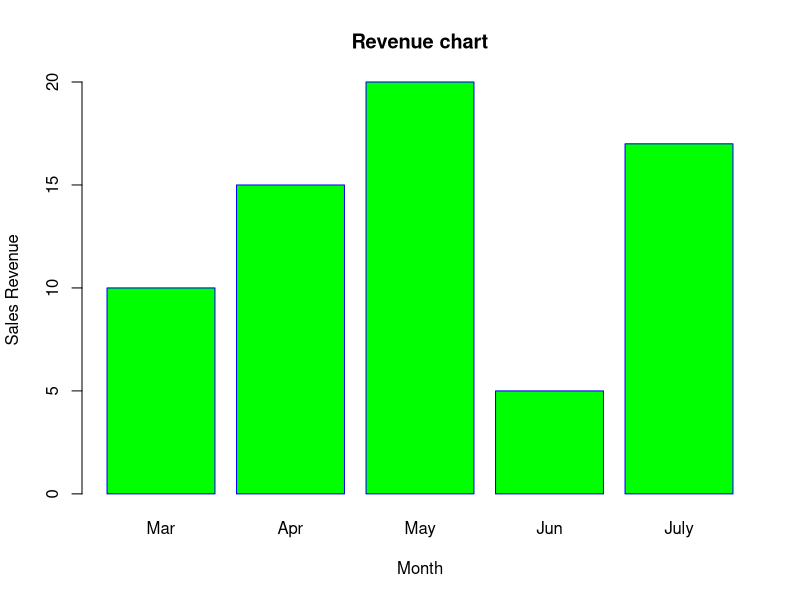
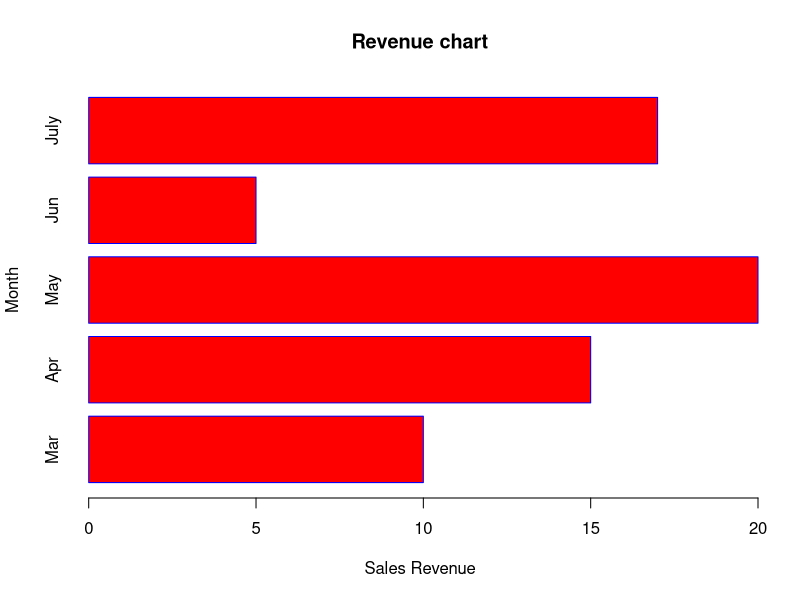
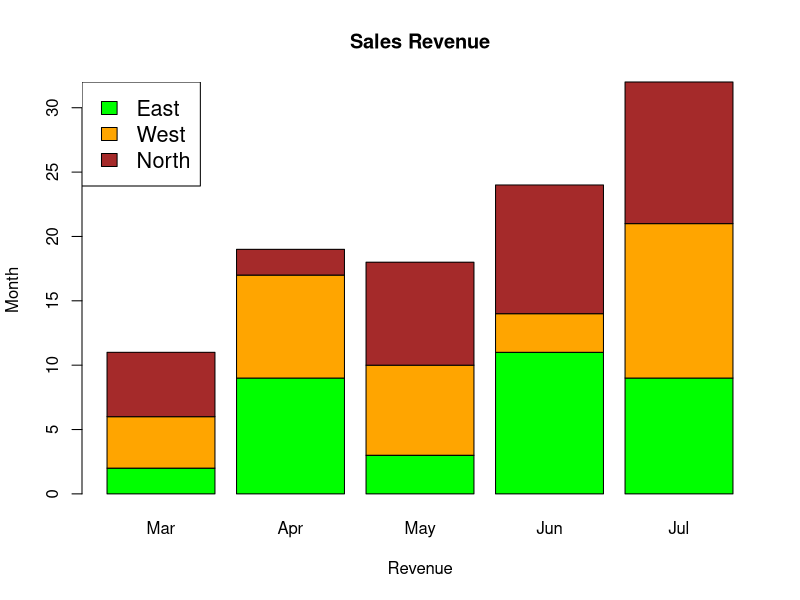
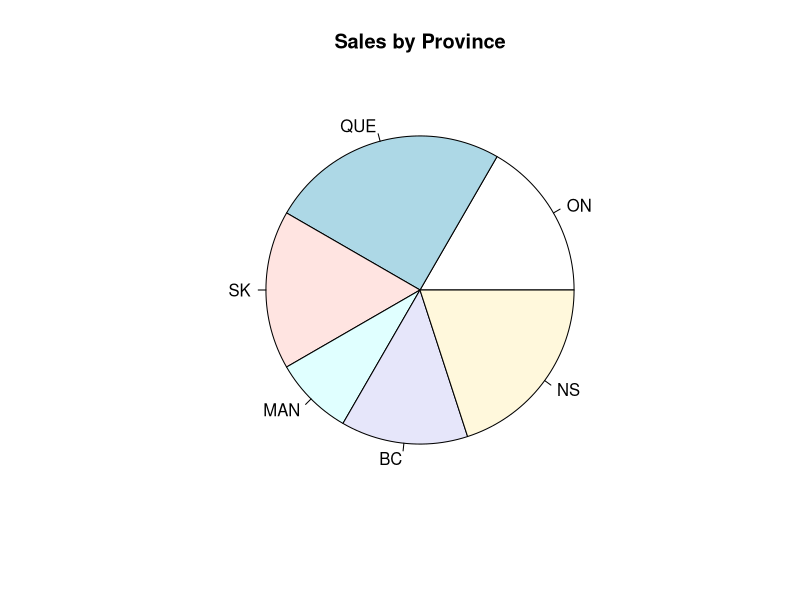
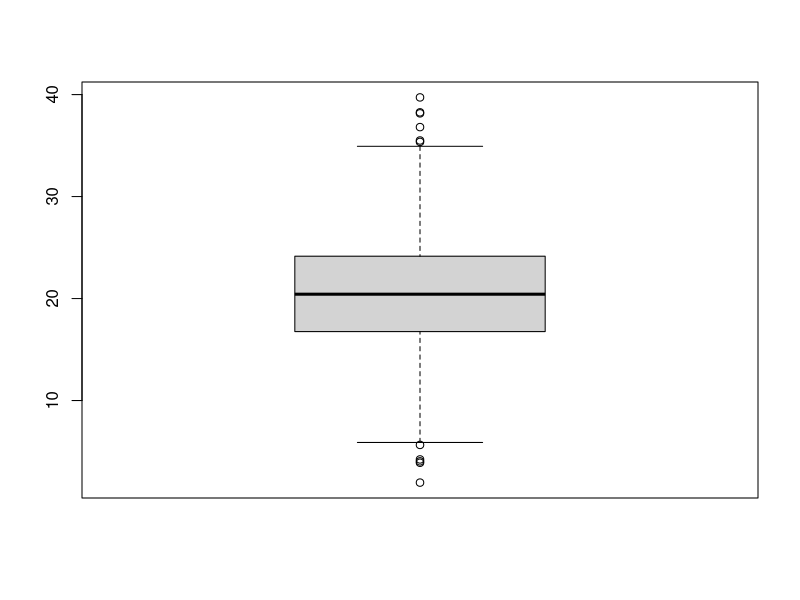
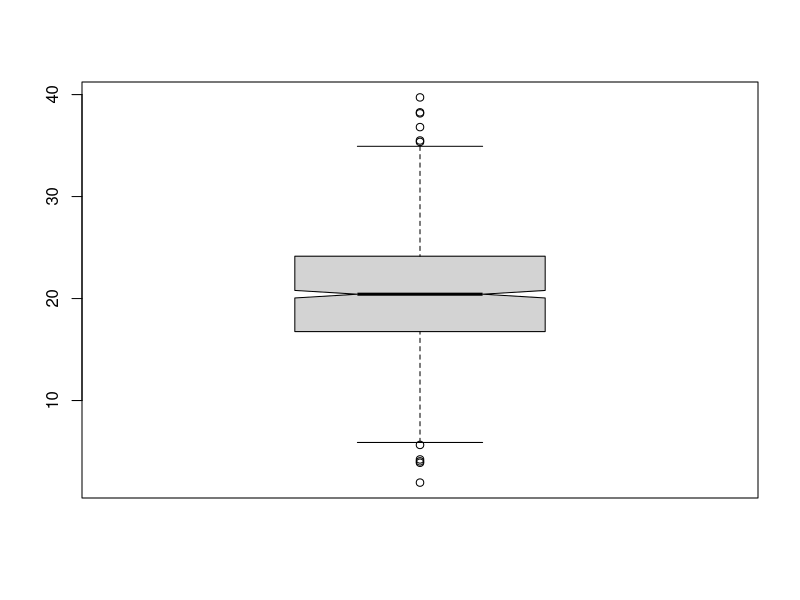
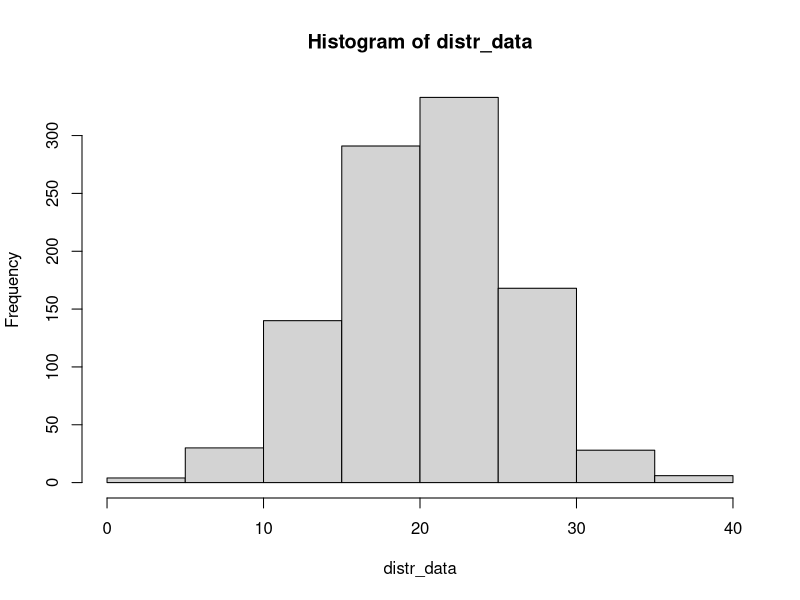
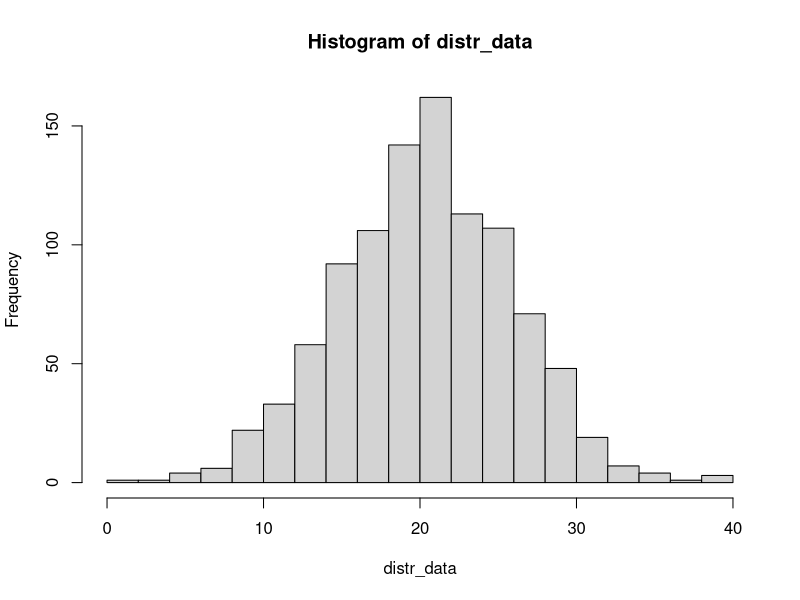

The R source for these figures, in order:
## ---- chunk 1

#Add July month with sales revenue 17 to the plot and change the fill colour to green
barchart_data <- c(10, 15, 20, 5, 17) 
barchart_labels <- c("Mar", "Apr", "May", "Jun", "July") 
print(barplot(barchart_data, names.arg=barchart_labels, xlab="Month", ylab="Sales Revenue", col="green", main ="Revenue chart", border="blue") )

## ---- chunk 2
# Add x label as "Sales Revenue" and y label as " Month"
barplot(barchart_data, names.arg=barchart_labels, xlab="Sales Revenue", ylab= "Month", col="red", main ="Revenue chart", border="blue", horiz=TRUE) 

## ---- chunk 3
# Move the legend to topleft and make the stacked chart vertical
 
colors = c("green","orange","brown")
months <- c("Mar","Apr","May","Jun","Jul") 
regions <- c("East","West","North") # Create the matrix of the values. 
Values <- matrix(c(2,9,3,11,9,4,8,7,3,12,5,2,8,10,11), nrow = 3, ncol = 5, byrow = TRUE) 

# Create the stacked bar chart 
barplot(Values, main = "Sales Revenue", names.arg = months, xlab = "Revenue", ylab = "Month", col = colors) 
legend("topleft", regions, cex = 1.3, fill = colors)
## ---- chunk 4
#Add Nova Scotia (NS) to the list of provinces with sales value 12 and add a label to the chart "Sales by Province"
library(ggplot2) 
slices <- c(10, 15, 10, 5, 8, 12) 
labels <- c("ON","QUE", "SK", "MAN", "BC", "NS") 
pie(slices, labels = labels, main="Sales by Province") 

## ---- chunk 5

# Change the seed from 1 to 42, how does it change the plot? Comment the answer 
set.seed(42) 
distr_data <- rnorm(1000, mean=20.5, sd=5.5) 
boxplot(distr_data) 
boxplot(distr_data, notch=TRUE) 

## ---- chunk 6
# histogram example 
hist(distr_data) # change the number of bins to 5 and the border to black, why did the plot change with the number of bins
hist(distr_data, breaks = 20)
## ---- chunk 7
#Change the colour of the plot to purple
d <- density(distr_data)
plot(d, main="Sale Amount Distribution")
polygon(c(d$x, rev(d$x)),
        c(d$y, rep(0, length(d$y))),
        col = "purple", border = "black")

## ---- chunk 8

library(beeswarm) # plot with default settings 
beeswarm(distr_data) 
# change the orientation to horizontal and the plot points to a hollow triangle
beeswarm(distr_data, pch=2, horizontal = TRUE) 

## ---- chunk 9

# using a built-in dataset 
ToothGrowth$dose <- as.factor(ToothGrowth$dose) 
head(ToothGrowth) # basic plot
p <- ggplot(ToothGrowth, aes(x=dose, y=len)) + geom_violin()
p 
p + geom_boxplot(width=0.1) # add A boxplot with width 0.1 to the beehive 
p + geom_dotplot(binaxis='y', stackdir='center', dotsize=1) 

## ---- chunk 10
summary(cars)
## ---- chunk 11
plot(pressure)
